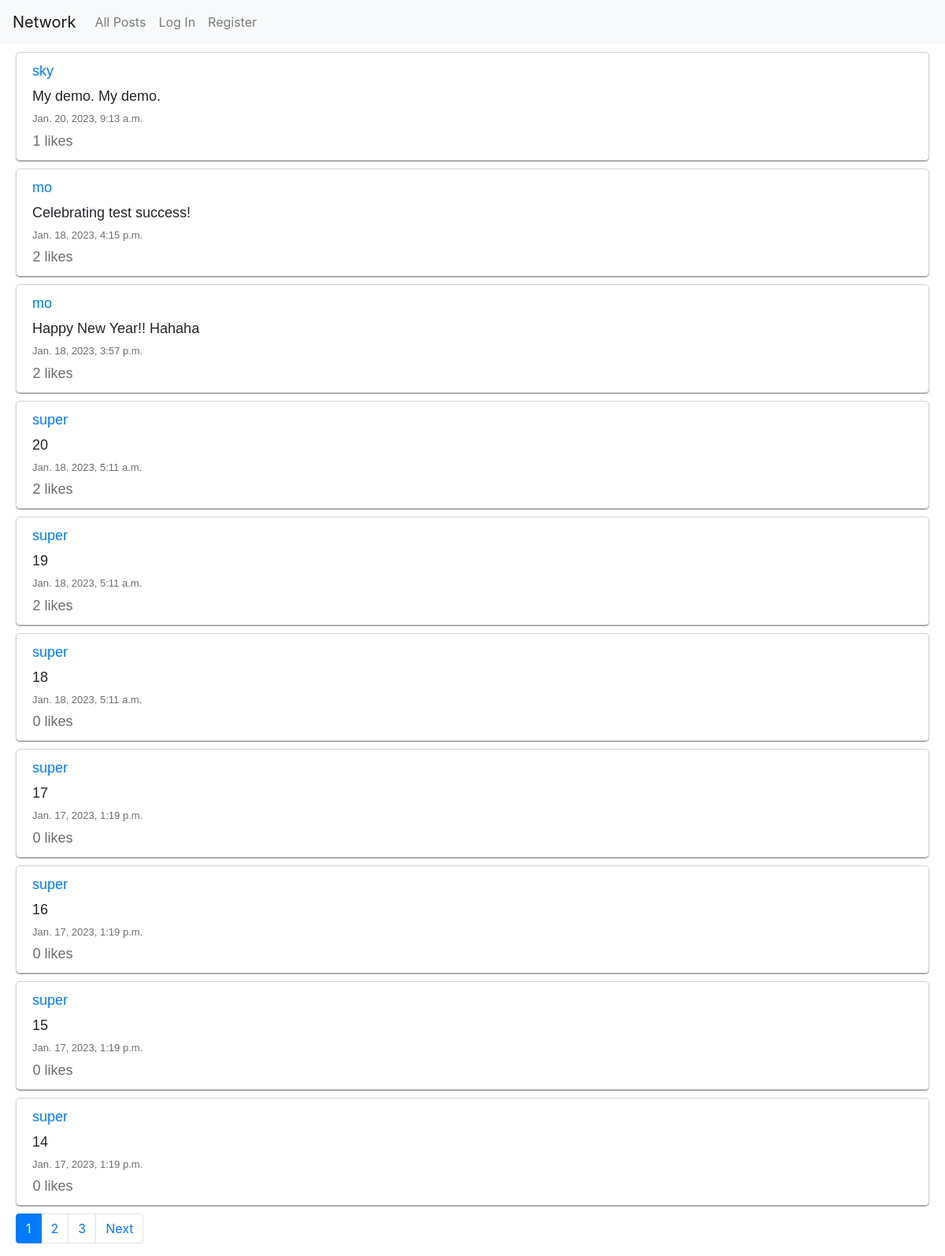
The page / on the database its author committed.
### network/models.py (models this page shows, shortened)
class Post(models.Model):
    content = models.CharField(default="", max_length=500)
    user = models.ForeignKey(User, on_delete=models.CASCADE, related_name="post", null=True)
    date = models.DateTimeField(null=True)
    like = models.IntegerField(default=0)

class User(AbstractUser):
    pass

### network/views.py (the view, shortened to what this page needs)
# urls.py: path("", views.index, name="index"),
def index(request):
    posts = Post.objects.all().order_by("-date")
    paginator = Paginator(posts, 10)
    page_number = request.GET.get('page')
    page_obj = paginator.get_page(page_number)
    list = [i for i in range(1,paginator.num_pages+1)]
    return render(request, "network/index.html", {
        "form" : newpost(),
        "empty" : Like.objects.none(),
        "page_obj": page_obj,
        "list": list
    })

### network/templates/network/index.html (shortened to what this page needs)
{% extends "network/layout.html" %}
{% load static %}
{% block body %}
    {% for post in page_obj %}
        <div class = "single_post">
        <div><a href="{% url 'profile' id=post.user.id %}">{{post.user}}</a></div>
        <div id="content{{post.id}}" class="p_content">{{post.content}}</div>
        <div class="date">{{post.date}}</div>
        {% if user.is_authenticated %}
        {% for liker in post.r_post.all%}
            {% if user == liker.user %}
            <div class="exist" value="{{post.id}}"></div>
            {% endif %}
        {% endfor %}
        <div id="unlike{{post.id}}" style="display: none;" class="like_button">
            <button type="button" class="btn btn-link unlike" value="{{post.id}}">
                <svg xmlns="http://www.w3.org/2000/svg" width="16" height="16" fill="red" class="bi bi-heart-fill" viewBox="0 0 16 16">
                <path fill-rule="evenodd" d="M8 1.314C12.438-3.248 23.534 4.735 8 15-7.534 4.736 3.562-3.248 8 1.314z"/>
                </svg>
            </button>
        </div>
        <div id="like{{post.id}}" style="display: block;" class="like_button">
            <button type="button" class="btn btn-link like" value="{{post.id}}">
                <svg xmlns="http://www.w3.org/2000/svg" width="16" height="16" fill="black" class="bi bi-heart" viewBox="0 0 16 16">
                    <path d="m8 2.748-.717-.737C5.6.281 2.514.878 1.4 3.053c-.523 1.023-.641 2.5.314 4.385.92 1.815 2.834 3.989 6.286 6.357 3.452-2.368 5.365-4.542 6.286-6.357.955-1.886.838-3.362.314-4.385C13.486.878 10.4.28 8.717 2.01L8 2.748zM8 15C-7.333 4.868 3.279-3.04 7.824 1.143c.06.055.119.112.176.171a3.12 3.12 0 0 1 .176-.17C12.72-3.042 23.333 4.867 8 15z"/>
                </svg>
            </button>
        </div>
        <div id="number{{post.id}}" class="like_num">{{post.like}}</div>
        {% else %}
        <div id="number{{post.id}}" class="like_num notuser">{{post.like}} likes</div>
        {% endif %}
        </div>
    {% endfor %}
    <nav aria-label="..." class="pag">
        <ul class="pagination">
            {% for l in list %}
                {% if l == page_obj.number %}
                    <li class="page-item active" aria-current="page">
                    <a class="page-link" href="?page={{l}}">{{ l }}<span class="sr-only">(current)</span></a>
                    </li>
                {% else %}
                    <li class="page-item"><a class="page-link" href="?page={{l}}">{{l}}</a></li>
                {% endif %}
            {% endfor %}
            {% if page_obj.has_next %}
            <li class="page-item">
            <a class="page-link" href="?page={{ page_obj.next_page_number }}">Next</a>
            </li>
            {% endif %}
        </ul>
    </nav>
{% endblock %}

### network/templates/network/layout.html (shortened to what this page needs)
{% load static %}
<!DOCTYPE html>
<html lang="en">
    <head>
        <link rel="stylesheet" href="https://stackpath.bootstrapcdn.com/bootstrap/4.4.1/css/bootstrap.min.css">
        <link href="{% static 'network/styles1.css' %}" rel="stylesheet">
    </head>
    <body>
        <nav class="navbar navbar-expand-lg navbar-light bg-light">
            <a class="navbar-brand" href="#">Network</a>
            <div>
              <ul class="navbar-nav mr-auto">
                <li class="nav-item">
                  <a class="nav-link" href="{% url 'index' %}">All Posts</a>
                </li>
                {% if user.is_authenticated %}
                    <li class="nav-item">
                        <a class="nav-link" href="{% url 'following'%}">Following</a>
                    </li>
                    <li class="nav-item">
                        <a class="nav-link" href="{% url 'logout' %}">Log Out</a>
                    </li>
                {% else %}
                    <li class="nav-item">
                        <a class="nav-link" href="{% url 'login' %}">Log In</a>
                    </li>
                    <li class="nav-item">
                        <a class="nav-link" href="{% url 'register' %}">Register</a>
                    </li>
                {% endif %}
              </ul>
            </div>
          </nav>
        <div class="body">
            {% block body %}
            {% endblock %}
        </div>
    </body>
</html>

### network/static/network/styles1.css (style rules this page uses)
.single_post { border: 1px solid lightgray; border-radius: 5px; margin-top: 10px; margin-left: 20px; margin-right: 20px; margin-bottom: 10px; padding-top: 10px; padding-bottom: 10px; padding-left: 20px; font-family: "Helvetica"; font-style: normal; font-weight: 400; font-size: large; box-shadow: 0 1px 1px rgba(103, 103, 103, 0.8); }
.pag { margin-left: 20px; margin-top: 10px; }
.date { color: rgb(109, 109, 109); font-size: 13px; margin-bottom: 5px; }
.like_num { margin-left: -5px; color: rgb(109, 109, 109); display: inline; }
.p_content { margin-top: 5px; margin-bottom: 5px; }
.notuser { margin-left: 0.5px; }

### rows shown on the page
Post: user "sky", content "My demo. My demo.", date "Jan. 20, 2023, 9:13 a.m.", like "1"
Post: user "mo", content "Celebrating test success!", date "Jan. 18, 2023, 4:15 p.m.", like "2"
Post: user "mo", content "Happy New Year!! Hahaha", date "Jan. 18, 2023, 3:57 p.m.", like "2"
Post: user "super", content "20", date "Jan. 18, 2023, 5:11 a.m.", like "2"
Post: user "super", content "19", date "Jan. 18, 2023, 5:11 a.m.", like "2"
Post: user "super", content "18", date "Jan. 18, 2023, 5:11 a.m.", like "0"
Post: user "super", content "17", date "Jan. 17, 2023, 1:19 p.m.", like "0"
Post: user "super", content "16", date "Jan. 17, 2023, 1:19 p.m.", like "0"
Post: user "super", content "15", date "Jan. 17, 2023, 1:19 p.m.", like "0"
Post: user "super", content "14", date "Jan. 17, 2023, 1:19 p.m.", like "0"

### other values the page prints
{{ l }} "1"
{{ l }} "2" "3"
